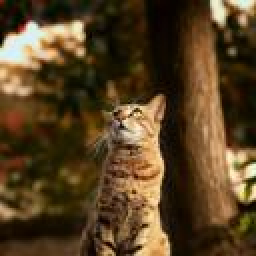
#> input picture data/cat_128.png, 128 x 128 px (shown 2 times larger)
$ jupyter execute up_sampling_example.ipynb
#> lines starting #> are read from the running program, lines starting #| are printed output that depends on the picture
[cell 1]
import cv2
import numpy as np
import time
import matplotlib.pyplot as plt

### 기본 설정

[cell 2]
source_path = './data/cat_128.png' #원본 이미지 주소
n = 8 #해상도를 n배 키움
source_image = cv2.imread(source_path)
#> source_image is the input picture: shape (128, 128, 3); mean B, G, R 35.8, 65.4, 87.2
dest_size = (source_image.shape[0]*8, source_image.shape[1]*8) #새로운 이미지 크기
#> dest_size = (1024, 1024)
print(f"{source_image.shape[:2]} -> {dest_size}")
#| (128, 128) -> (1024, 1024)

## 원본 이미지

[cell 3]
def image_show(image, width=10, height=10):
    # Create a larger figure
    plt.figure(figsize=(width, height))

    # Convert the image from BGR to RGB for correct color display
    plt.imshow(cv2.cvtColor(image, cv2.COLOR_BGR2RGB))
    plt.axis('off')  # Hide the axis
    plt.show()

[cell 4]
def image_show(image, width=10, height=10):
    # Ensure the image is in a compatible format for cv2.cvtColor (CV_8U or CV_32F)
#> called with width = 10, height = 10
    if image.dtype != np.uint8:
        image = np.clip(image, 0, 255).astype(np.uint8)  # Convert to uint8 by clipping and casting

    # Create a larger figure
    plt.figure(figsize=(width, height))

    # Convert the image from BGR to RGB for correct color display
    plt.imshow(cv2.cvtColor(image, cv2.COLOR_BGR2RGB))
    plt.axis('off')  # Hide the axis
    plt.show()

[cell 5]
image_show(source_image)

### 제가 짠 upsampling코드
- bilinear interpolation을 이용했습니다.
- 공간적으로 multi threading에 되어있지 않아서 매우 느리게 작동합니다.

[cell 6]
def upsample_bilinear(source_image, dest_size):
    # ----------------------------------------------------------------------------------------------------------
    # Implement the upsaming algorithm with bilienar interpolation
    # Args:
    #     source_image (numpy array): (old_h, old_w, 3)
    #     dest_size (tuple): (2,)
    #     -- dest_size[0]: new_h
    #     -- dest_size[1]: new_w
    # Return:
    #     dest_image (numpy.ndarray): (new_h, new_w, 3)
    # ----------------------------------------------------------------------------------------------------------

#> called with dest_size = (1024, 1024)
    src_h, src_w = source_image.shape[:2] #기존 이미지 크기
#> src_h = 128; src_w = 128
    dest_h, dest_w = dest_size #새로운 이미지 크기
#> dest_h = 1024; dest_w = 1024

    # ----------------------------------------------------------------------------------------------------------
    # dest좌표에따라 대응되는 source 이미지에서의 좌표를 계산 하기위한 두개의 일차함수를 만든다.
    # slope_w * dest_w + intercept_w = src_w
    # slope_h * dest_w + intercept_h = src_h
    # 형태로 계산 할 것이다.
    # 기울기와 절편은
    # (-0.5, -0.5) -> (-0.5, -0.5), (dest_w-0.5, dest_h-0.5) -> (src_w-0.5, src-0.5) 임을 이용하여 찾는다.
    # ----------------------------------------------------------------------------------------------------------

    slope_h = src_h/dest_h
#> slope_h = 0.125
    intercept_h = (slope_h - 1)/2
#> intercept_h = -0.438

    slope_w = src_w/dest_w
#> slope_w = 0.125
    intercept_w = (slope_w - 1)/2
#> intercept_w = -0.438

    dest_image = np.zeros((dest_h, dest_w, 3)) #변환된 이미지 생성

    source_image = np.pad(source_image, pad_width=((1, 1), (1, 1), (0, 0)), mode='edge') #source_image를 1칸 padding해줌(replication padding)
#> source_image: shape (130, 130, 3)

    # ----------------------------------------------------------------------------------------------------------
    # 1. dest_image각 픽셀을 돌며 dest_image에 대응되는 source_image의 좌표를 계산한다.
    # 2. 해당 좌표에 맞는 픽셀값을 bilinear interpolation을 이용하여 계산한다.
    # ----------------------------------------------------------------------------------------------------------
    for y_dest in range(dest_h):
        for x_dest in range(dest_w):
            # 1.대응되는 source_image의 좌표를 계산
            x_src = slope_w * x_dest + intercept_w
            y_src = slope_h * y_dest + intercept_h

            # 2.bilinear interpolation
            x0, y0 = int(x_src), int(y_src)
            x1, y1 = x0 + 1, y0 + 1

            # 가중치 계산을 위한 길이
            wx = x_src - x0
            wy = y_src - y0

            # 네 개의 이웃 픽셀 값 가져오기
            v1 = source_image[y0, x0]
            v2 = source_image[y0, x1]
            v3 = source_image[y1, x0]
            v4 = source_image[y1, x1]

            dest_image[y_dest, x_dest] = (1 - wx) * (1 - wy) * v1 + wx * (1 - wy) * v2 + (1 - wx) * wy * v3 + wx * wy * v4
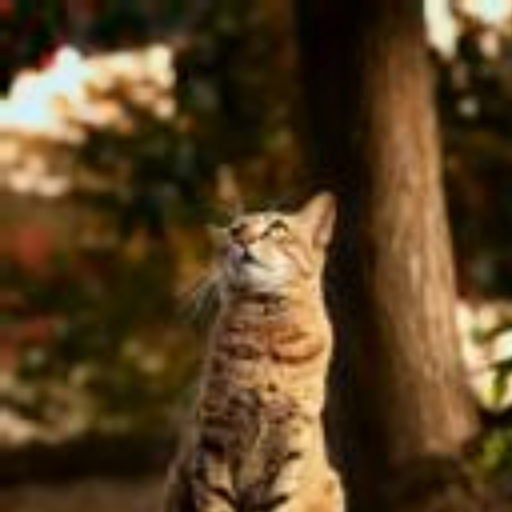
#> dest_image: shape (1024, 1024, 3) float64 (shown at 1/2 size); mean of channels 0, 1, 2 35.9, 65.4, 87.2; drawn as B, G, R

    return dest_image

[cell 7]
start_time = time.time()
dest_image = upsample_bilinear(source_image, dest_size)
end_time = time.time()

print(f"Execution time: {(end_time - start_time):.6f} seconds")
print("Source image")
image_show(source_image)
print("Bilinear")
image_show(dest_image)

## OpenCV에서 제공하는 함수를 이용할때
- 내부적으로 공간단위의 multi threading을 하도록 되어있어서 훨씬 빠르게 작동합니다.
- bilinear말고도 더 정교한 interpolation 방법을 제공합니다.(Cubic Interpolation, LANCZOS4 Interpolation)

[cell 8]
print("source image")
image_show(source_image)

start_time = time.time()
dest_image = cv2.resize(source_image, dest_size, interpolation=cv2.INTER_LINEAR)
end_time = time.time()

print("Bilinear")
print(f"Execution time: {(end_time - start_time):.6f} seconds")
image_show(dest_image)

start_time = time.time()
dest_image = cv2.resize(source_image, dest_size, interpolation=cv2.INTER_CUBIC)
end_time = time.time()

print("Cubic")
print(f"Execution time: {(end_time - start_time):.6f} seconds")
image_show(dest_image)

start_time = time.time()
dest_image = cv2.resize(source_image, dest_size, interpolation=cv2.INTER_LANCZOS4)
end_time = time.time()

print("LANCZOS4")
print(f"Execution time: {(end_time - start_time):.6f} seconds")
image_show(dest_image)

# 동영상 처리에 적용

[cell 9]
input_video_path = 'data/코끼리_480_270.mp4'  # 입력 비디오 경로
output_video_path = 'data/코끼리_enhanced.mp4'  # 출력 비디오 경로

input_video_path 비디오를 읽어와서 각 프레임에 transform_frame_fn함수를 수행 한 후 output_video_path에 저장한다.

[cell 10]
def process_video(input_video_path, output_video_path, transform_frame_fn):
    """
    입력 비디오의 각 프레임에 대해 제공된 transform_frame_fn을 적용한 후 새로운 비디오를 생성합니다.

    :param input_video_path: 입력 비디오 파일 경로
    :param output_video_path: 출력 비디오 파일 경로
    :param transform_frame_fn: 프레임을 처리할 함수 (화질 개선 함수 등)
    """
#> called with input_video_path = 'data/코끼리_480_270.mp4', output_video_path = 'data/코끼리_enhanced.mp4'
    # 비디오 캡처 객체 생성
    cap = cv2.VideoCapture(input_video_path)

    #원본의 fps유지
    fps = cap.get(cv2.CAP_PROP_FPS)

    # 비디오 출력 객체를 위한 설정
    fourcc = cv2.VideoWriter_fourcc(*'XVID')  # 출력 비디오 코덱 (예: XVID)

    # 비디오 캡처에서 첫 번째 프레임을 읽어 새 크기 결정 (화질 개선 함수로 크기가 변경될 수 있음)
    ret, first_frame = cap.read()
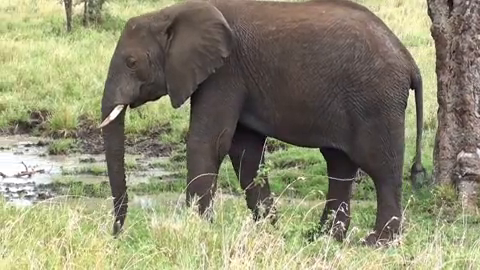
#> input picture frame 36 of data/코끼리_480_270.mp4, 480 x 270 px
#> first_frame is the input picture: shape (270, 480, 3); mean B, G, R 111.6, 138, 140.3
    if not ret:
        print("비디오 읽기 실패")
        return

    # 첫 번째 프레임을 처리하고 그에 맞는 출력 비디오 크기를 설정
    enhanced_first_frame = transform_frame_fn(first_frame)
    new_width, new_height = enhanced_first_frame.shape[1], enhanced_first_frame.shape[0]

    # 비디오 출력 객체 생성 (변경된 크기 사용)
    out = cv2.VideoWriter(output_video_path, fourcc, fps, (new_width, new_height))

    # 비디오 프레임 처리
    cap.set(cv2.CAP_PROP_POS_FRAMES, 0)  # 첫 번째 프레임으로 다시 이동
    while cap.isOpened():
        ret, frame = cap.read()
        if not ret:
            break

        # 각 프레임에 화질 개선 함수 적용
        enhanced_frame = transform_frame_fn(frame)

        # 개선된 프레임을 출력 비디오에 추가
        out.write(enhanced_frame)

    # 리소스 해제
    cap.release()
    out.release()
    cv2.destroyAllWindows()
    print(f"비디오 처리 완료: {output_video_path}")

frame에 수행할 동작을 정의하는 함수

[cell 11]
#이미지의 크기를 바꾼다.
def resize_frame(frame, scale_factor=4):
#> called with scale_factor = 4
    height, width = frame.shape[:2]
#> height = 270; width = 480
    new_width = int(width * scale_factor)
#> new_width = 1920
    new_height = int(height * scale_factor)
#> new_height = 1080

    # 프레임 크기 조정 (리사이징)
    resized_frame = cv2.resize(frame, (new_width, new_height), interpolation=cv2.INTER_LANCZOS4)
    return resized_frame

[cell 12]
def enhance_frame_quality(frame, scale_factor=4):
    resized = resize_frame(frame, scale_factor)

    # 선명도 개선
    kernel = np.array([[-1,-1,-1], [-1,9,-1], [-1,-1,-1]])
    sharpened = cv2.filter2D(resized, -1, kernel)

    # 노이즈 제거
    denoised = cv2.fastNlMeansDenoisingColored(sharpened, None, 10, 10, 7, 21)

    # 대비 향상
    lab = cv2.cvtColor(denoised, cv2.COLOR_BGR2LAB)
#> lab: shape (1080, 1920, 3); mean of channels 0, 1, 2 142.5, 124.7, 142.2
    l, a, b = cv2.split(lab)
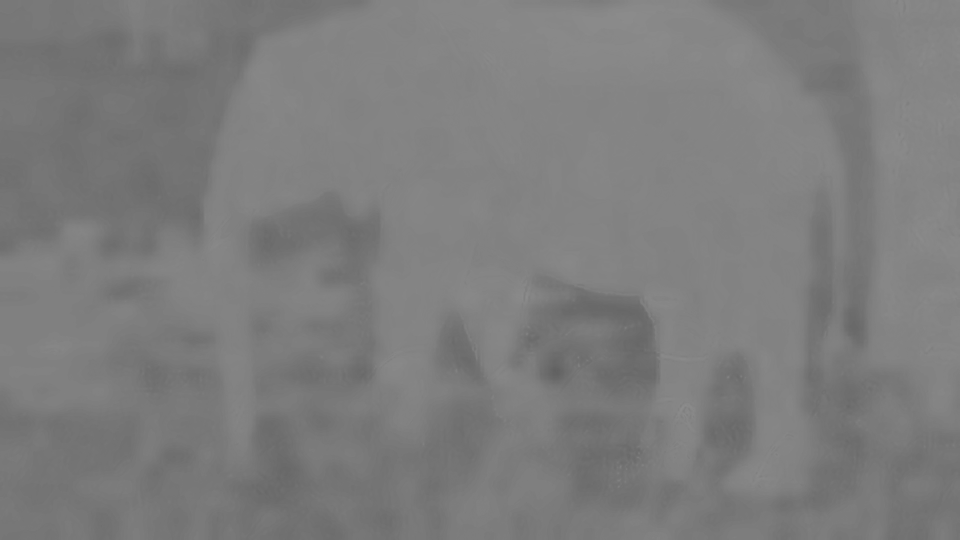
#> a: shape (1080, 1920) (shown at 1/2 size); min 97, max 141, mean 124.7
    clahe = cv2.createCLAHE(clipLimit=3.0, tileGridSize=(8,8))
    cl = clahe.apply(l)
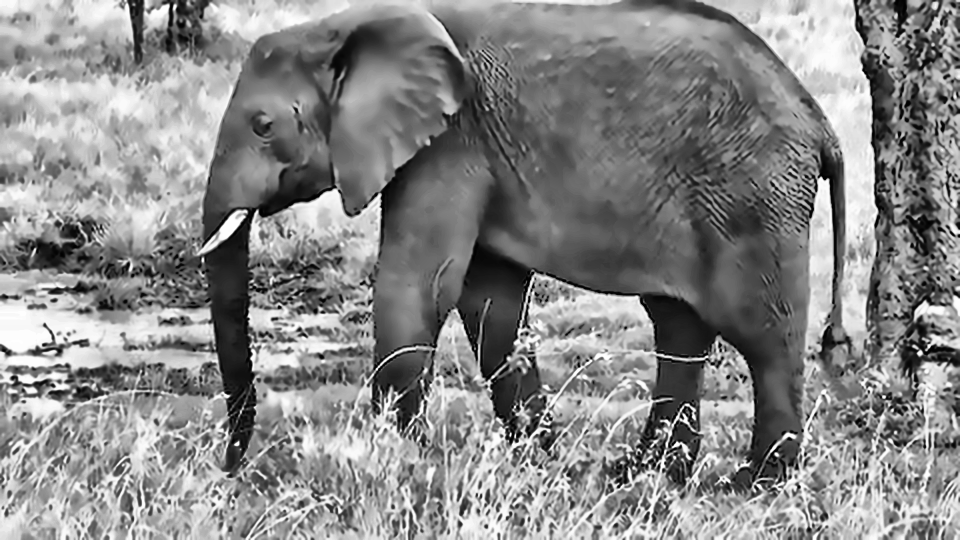
#> cl: shape (1080, 1920) (shown at 1/2 size); min 0, max 255, mean 135.1
    enhanced_lab = cv2.merge((cl,a,b))
#> enhanced_lab: shape (1080, 1920, 3); mean of channels 0, 1, 2 135.1, 124.7, 142.2
    enhanced_frame = cv2.cvtColor(enhanced_lab, cv2.COLOR_LAB2BGR)
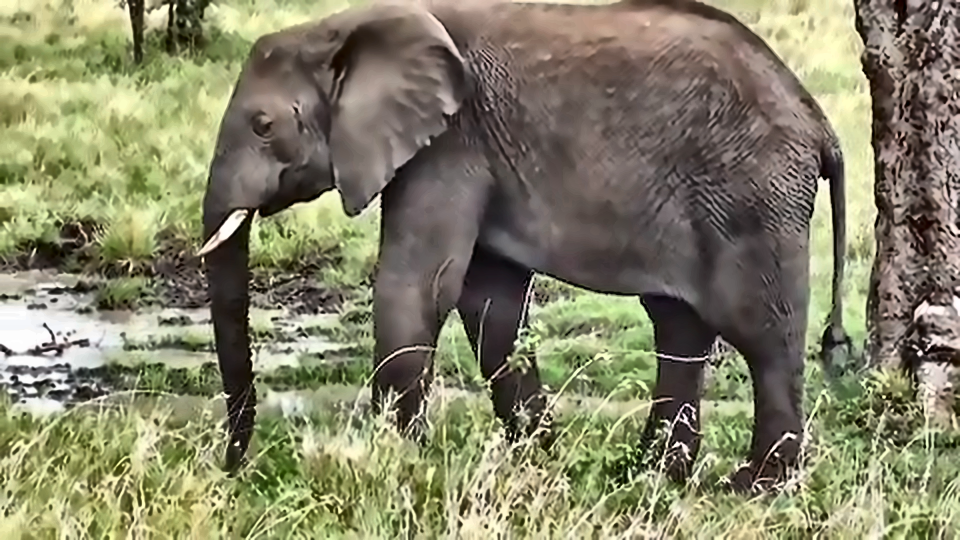
#> enhanced_frame: shape (1080, 1920, 3) (shown at 1/2 size); mean B, G, R 104, 130.3, 132.6

    return enhanced_frame

[cell 13]
start_time = time.time()
process_video(input_video_path, output_video_path, enhance_frame_quality)
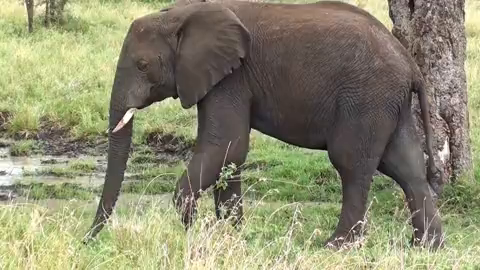
#> input picture frame 0 of data/코끼리_480_270.mp4, 480 x 270 px
#> in process_video, frame is the input picture: shape (270, 480, 3); mean B, G, R 110.8, 137.9, 139.5
#> call 2 of enhance_frame_quality, with scale_factor = 4
#> in enhance_frame_quality (call 2), `lab = cv2.cvtColor(denoised, cv2.COLOR_BGR2LAB)`: lab: shape (1080, 1920, 3); mean of channels 0, 1, 2 142.4, 124.3, 142.5
#> in enhance_frame_quality (call 2), `l, a, b = cv2.split(lab)`:
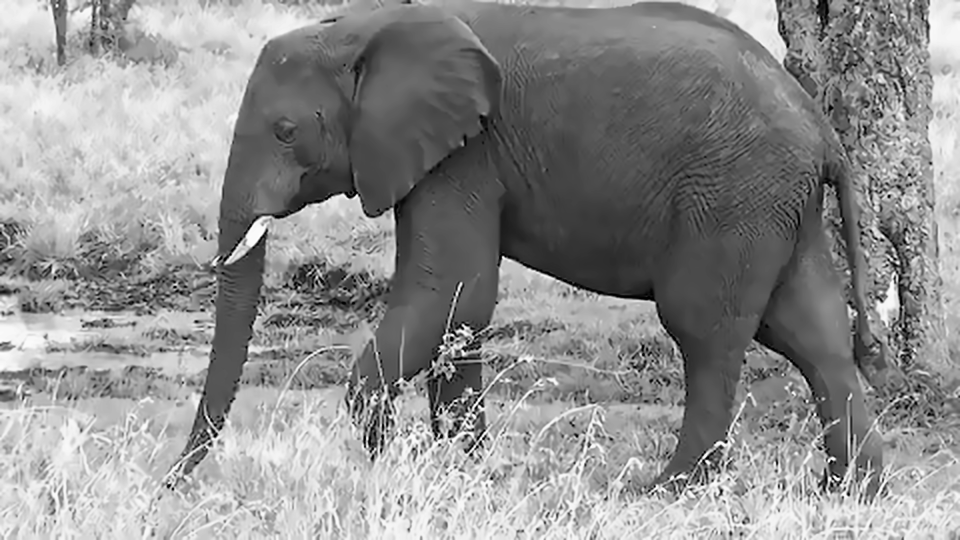
#> l: shape (1080, 1920) (shown at 1/2 size); min 0, max 254, mean 142.4
#> in enhance_frame_quality (call 2), `l, a, b = cv2.split(lab)`:
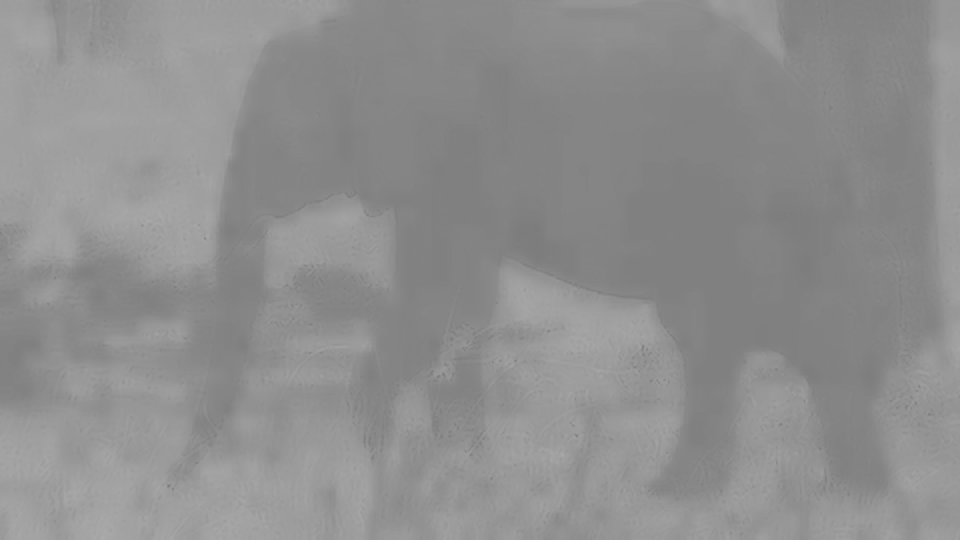
#> b: shape (1080, 1920) (shown at 1/2 size); min 124, max 170, mean 142.5
#> in enhance_frame_quality (call 2), `cl = clahe.apply(l)`:
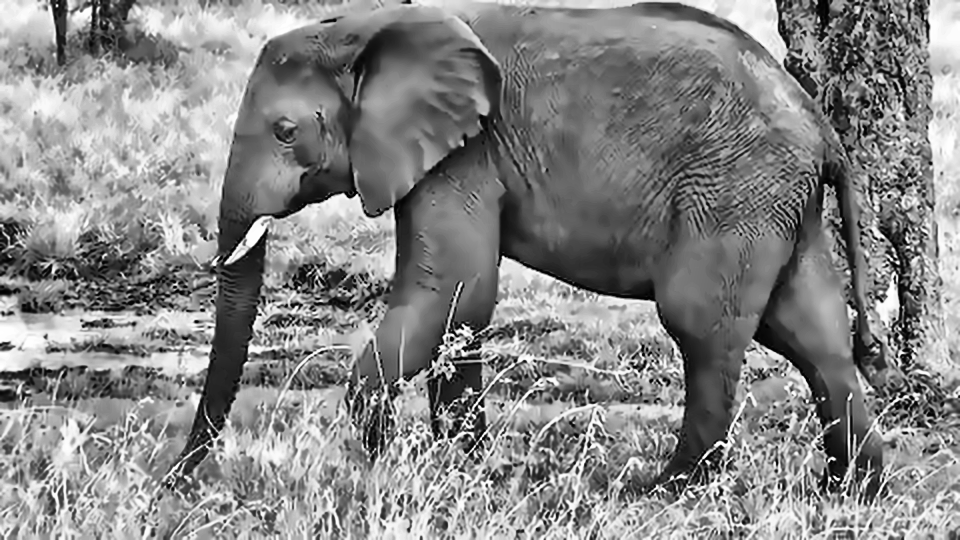
#> cl: shape (1080, 1920) (shown at 1/2 size); min 0, max 255, mean 134.3
#> in enhance_frame_quality (call 2), `enhanced_lab = cv2.merge((cl,a,b))`: enhanced_lab: shape (1080, 1920, 3); mean of channels 0, 1, 2 134.3, 124.3, 142.5
#> in enhance_frame_quality (call 2), `enhanced_frame = cv2.cvtColor(enhanced_lab, cv2.COLOR_LAB2BGR)`:
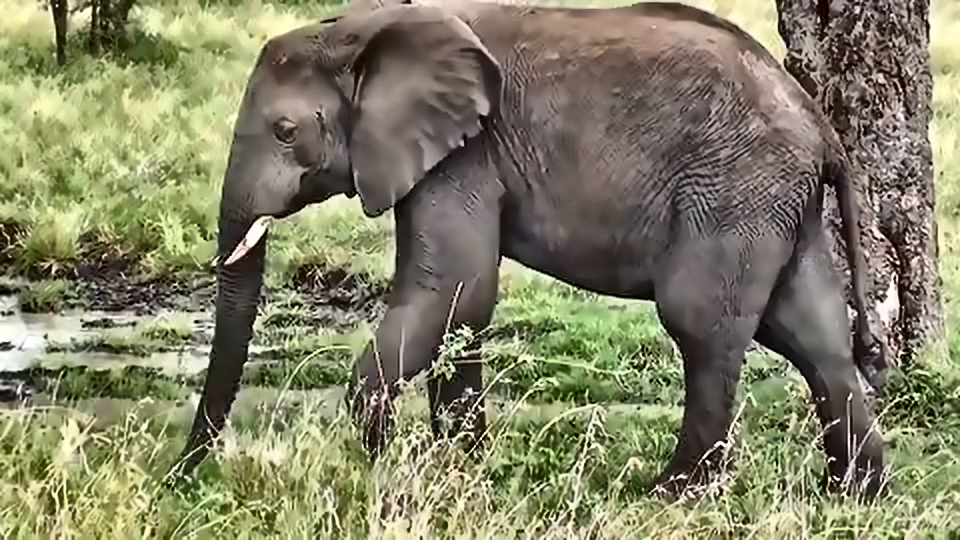
#> enhanced_frame: shape (1080, 1920, 3) (shown at 1/2 size); mean B, G, R 102.7, 129.6, 131.3
